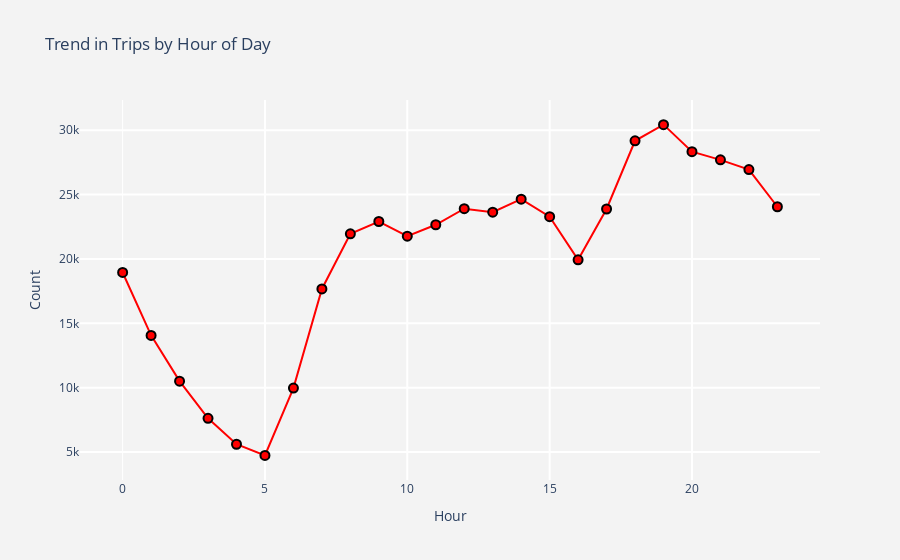

The cell this chart's notebook holds for it:
### Markdown cell above
Trend in Trips by Hour of Day

### Code cell
trips_hr = nyc_data["hour"].value_counts().reset_index()
trips_hr.columns = ["hour","count"]
trips_hr = trips_hr.sort_values(by = "hour",ascending = True)

trace = go.Scatter(x = trips_hr["hour"],y = trips_hr["count"],
                   mode = "markers+lines",
                  marker = dict(color = "red",size = 9,
                                line = dict(color = "black",width =2)))
#layout
layout = go.Layout(dict(title = "Trend in Trips by Hour of Day",
                        plot_bgcolor  = "rgb(243,243,243)",
                        paper_bgcolor = "rgb(243,243,243)",
                        xaxis = dict(gridcolor = 'rgb(255, 255, 255)',title = "Hour",
                                     zerolinewidth=1,ticklen=5,gridwidth=2),
                        yaxis = dict(gridcolor = 'rgb(255, 255, 255)',title = "Count",
                                     zerolinewidth=1,ticklen=5,gridwidth=2),
                       )
                  )

fig = go.Figure(data = [trace],layout = layout)
py.iplot(fig)

### Figure 1 — Plotly figure (JSON) as saved in the notebook; plotly's stock layout.template omitted (floating-point values rounded to 4 significant figures)
{"data": [{"marker": {"color": "red", "line": {"color": "black", "width": 2}, "size": 9}, "mode": "markers+lines", "type": "scatter", "x": [0, 1, 2, 3, 4, 5, 6, 7, 8, 9, 10, 11, 12, 13, 14, 15, 16, 17, 18, 19, 20, 21, 22, 23], "y": [18949, 14062, 10510, 7620, 5608, 4743, 9972, 17670, 21951, 22910, 21771, 22656, 23904, 23631, 24642, 23287, 19935, 23880, 29178, 30434, 28330, 27699, 26946, 24056]}], "layout": {"paper_bgcolor": "rgb(243,243,243)", "plot_bgcolor": "rgb(243,243,243)", "title": {"text": "Trend in Trips by Hour of Day"}, "xaxis": {"gridcolor": "rgb(255, 255, 255)", "gridwidth": 2, "ticklen": 5, "title": {"text": "Hour"}, "zerolinewidth": 1}, "yaxis": {"gridcolor": "rgb(255, 255, 255)", "gridwidth": 2, "ticklen": 5, "title": {"text": "Count"}, "zerolinewidth": 1}}}
